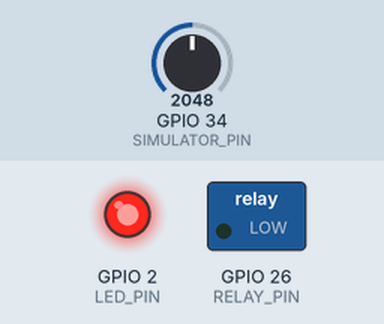
Bench run of a program on a simulated ESP32. Shown: switched loads named in the program (green lamp = pin HIGH), output pins drawn as LEDs (lit = HIGH). The inputs (shaded band) are chosen by the test bench; at power-on: GPIO 34 (SIMULATOR_PIN) = 2048. WiFi joins after 1.5 s; servers stay silent unless stated; uploads are accepted with an empty reply; what the program prints to the serial monitor is not drawn.

Above: at 2.7 s.
2.8 s: GPIO 34 (SIMULATOR_PIN) set to 2100
At 4.3 s:
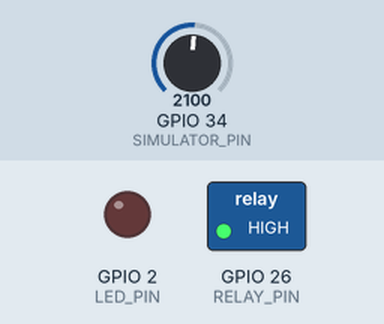
Timing chart, 0 to 5.8 s (numbered marks = the images above; inputs shaded):
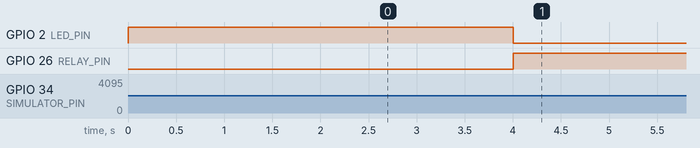

Measured:
- the behaviour switches between 2051 and 2052 on GPIO 34 (SIMULATOR_PIN) (found by bisection; images 0 and 1)
- after the input at 2.8 s, GPIO 2 (LED_PIN): HIGH → LOW after 1.2 s; GPIO 26 (RELAY_PIN): LOW → HIGH after 1.2 s

The program:

main.cpp
```cpp
#include <Arduino.h>
#include <WiFi.h>
#include <HTTPClient.h>
#include <ArduinoJson.h>

// ==========================================
// Konfigurasi WiFi & Endpoint Backend
// ==========================================
// SSID untuk Wokwi Simulator adalah "Wokwi-GUEST" tanpa password
const char* WIFI_SSID = "Wokwi-GUEST";
const char* WIFI_PASSWORD = "";

// URL Backend Next.js (Ganti dengan IP WSL2/Ngrok saat simulasi lokal)
// Contoh Ngrok: "https://xxxx.ngrok-free.app/api/telemetry"
// Contoh Lokal: "http://10.0.2.2:3000/api/telemetry" (Wokwi Gateway) atau IP Host
const char* API_URL = "http://localhost:3000/api/telemetry";
const char* DEVICE_ID = "esp32-01";

// ==========================================
// Konfigurasi Pin Hardware / Wokwi
// ==========================================
const int SIMULATOR_PIN = 34; // Potensiometer simulasi Daya (Watt)
const int RELAY_PIN = 26;     // Relay pemutus arus stopkontak (Active Low)
const int LED_PIN = 2;        // Indikator status aman (Bawaan ESP32)

// Timer Non-Blocking
unsigned long previousMillis = 0;
const long interval = 2000;   // Frekuensi baca & kirim telemetri (2 detik)

// Batas Keamanan Lokal (Hard-Cutoff)
const float MAX_POWER_WATT = 500.0;
const float SIMULATED_VOLTAGE = 220.0;
bool isCutoff = false;

void connectWiFi() {
  Serial.print("[WiFi] Menghubungkan ke ");
  Serial.println(WIFI_SSID);
  WiFi.begin(WIFI_SSID, WIFI_PASSWORD);

  int attempts = 0;
  while (WiFi.status() != WL_CONNECTED && attempts < 20) {
    delay(500);
    Serial.print(".");
    attempts++;
  }

  if (WiFi.status() == WL_CONNECTED) {
    Serial.println("\n[WiFi] Terhubung!");
    Serial.print("[WiFi] IP Address: ");
    Serial.println(WiFi.localIP());
  } else {
    Serial.println("\n[WiFi] Gagal terhubung (Akan tetap menjalankan proteksi lokal).");
  }
}

void setRelayState(bool turnOn) {
  if (turnOn) {
    // Relay module Active Low: LOW = Saklar Tertutup / Listrik Mengalir (ON)
    digitalWrite(RELAY_PIN, LOW);
    digitalWrite(LED_PIN, HIGH);
    isCutoff = false;
  } else {
    // HIGH = Saklar Terbuka / Listrik Terputus (OFF/Cut-off)
    digitalWrite(RELAY_PIN, HIGH);
    digitalWrite(LED_PIN, LOW);
    isCutoff = true;
  }
}

void sendTelemetry(float voltage, float power) {
  if (WiFi.status() != WL_CONNECTED) {
    Serial.println("[HTTP] WiFi belum terhubung, lewati pengiriman telemetri.");
    return;
  }

  HTTPClient http;
  http.begin(API_URL);
  http.addHeader("Content-Type", "application/json");

  // Siapkan Payload JSON sesuai schema Zod di Next.js
  JsonDocument doc;
  doc["device_id"] = DEVICE_ID;
  doc["voltage"] = voltage;
  doc["power"] = power;

  String requestBody;
  serializeJson(doc, requestBody);

  Serial.print("[HTTP] Mengirim telemetri: ");
  Serial.println(requestBody);

  int httpResponseCode = http.POST(requestBody);

  if (httpResponseCode > 0) {
    String response = http.getString();
    Serial.printf("[HTTP] Response (%d): %s\n", httpResponseCode, response.c_str());

    // Parse respons dari server Next.js
    JsonDocument responseDoc;
    DeserializationError error = deserializeJson(responseDoc, response);

    if (!error && responseDoc.containsKey("relay_status")) {
      bool serverRelayStatus = responseDoc["relay_status"];

      // Jika server memerintahkan relay OFF (Remote Override dari Dashboard)
      if (!serverRelayStatus && !isCutoff) {
        Serial.println("🛑 [SERVER COMMAND] Remote Override: Memutus Relay via Dashboard!");
        setRelayState(false);
      }
      // Jika server mengizinkan ON dan kondisi daya lokal aman
      else if (serverRelayStatus && isCutoff && power <= MAX_POWER_WATT) {
        Serial.println("🟢 [SERVER COMMAND] Relay diizinkan ON kembali.");
        setRelayState(true);
      }
    }
  } else {
    Serial.printf("[HTTP] Error kirim POST: %s\n", http.errorToString(httpResponseCode).c_str());
  }

  http.end();
}

void setup() {
  Serial.begin(115200);

  // Inisialisasi Pin
  pinMode(SIMULATOR_PIN, INPUT);
  pinMode(RELAY_PIN, OUTPUT);
  pinMode(LED_PIN, OUTPUT);

  // Kondisi awal: Listrik Mengalir (ON)
  setRelayState(true);

  Serial.println("==========================================");
  Serial.println("Sistem Monitoring Energi & NILM Dimulai");
  Serial.println("Device ID : " + String(DEVICE_ID));
  Serial.println("Batas Aman: " + String(MAX_POWER_WATT) + " W");
  Serial.println("==========================================");

  // Sambungkan WiFi
  connectWiFi();
}

void loop() {
  unsigned long currentMillis = millis();

  // Task 1: Baca Sensor, Proteksi Lokal, dan Kirim Telemetri setiap 2 detik
  if (currentMillis - previousMillis >= interval) {
    previousMillis = currentMillis;

    // Baca sensor potensiometer (ADC ESP32 beresolusi 12-bit: 0 - 4095)
    int rawADC = analogRead(SIMULATOR_PIN);

    // Petakan nilai ADC ke rentang daya 0 - 1000 Watt
    float currentPower = map(rawADC, 0, 4095, 0, 1000);

    Serial.print("[SENSOR] Daya: ");
    Serial.print(currentPower);
    Serial.print(" W | Tegangan: ");
    Serial.print(SIMULATED_VOLTAGE);
    Serial.println(" V");

    // ==========================================================
    // HARD-CUTOFF LOKAL (Proteksi Mandiri tanpa menunggu server)
    // ==========================================================
    if (currentPower > MAX_POWER_WATT && !isCutoff) {
      Serial.println("⚠️ BAHAYA OVERLOAD: Daya melebihi batas aman! Melakukan Hard-Cutoff lokal...");
      setRelayState(false);
    }

    // Kirim data ke backend Next.js API (/api/telemetry)
    sendTelemetry(SIMULATED_VOLTAGE, currentPower);
  }
}
```
